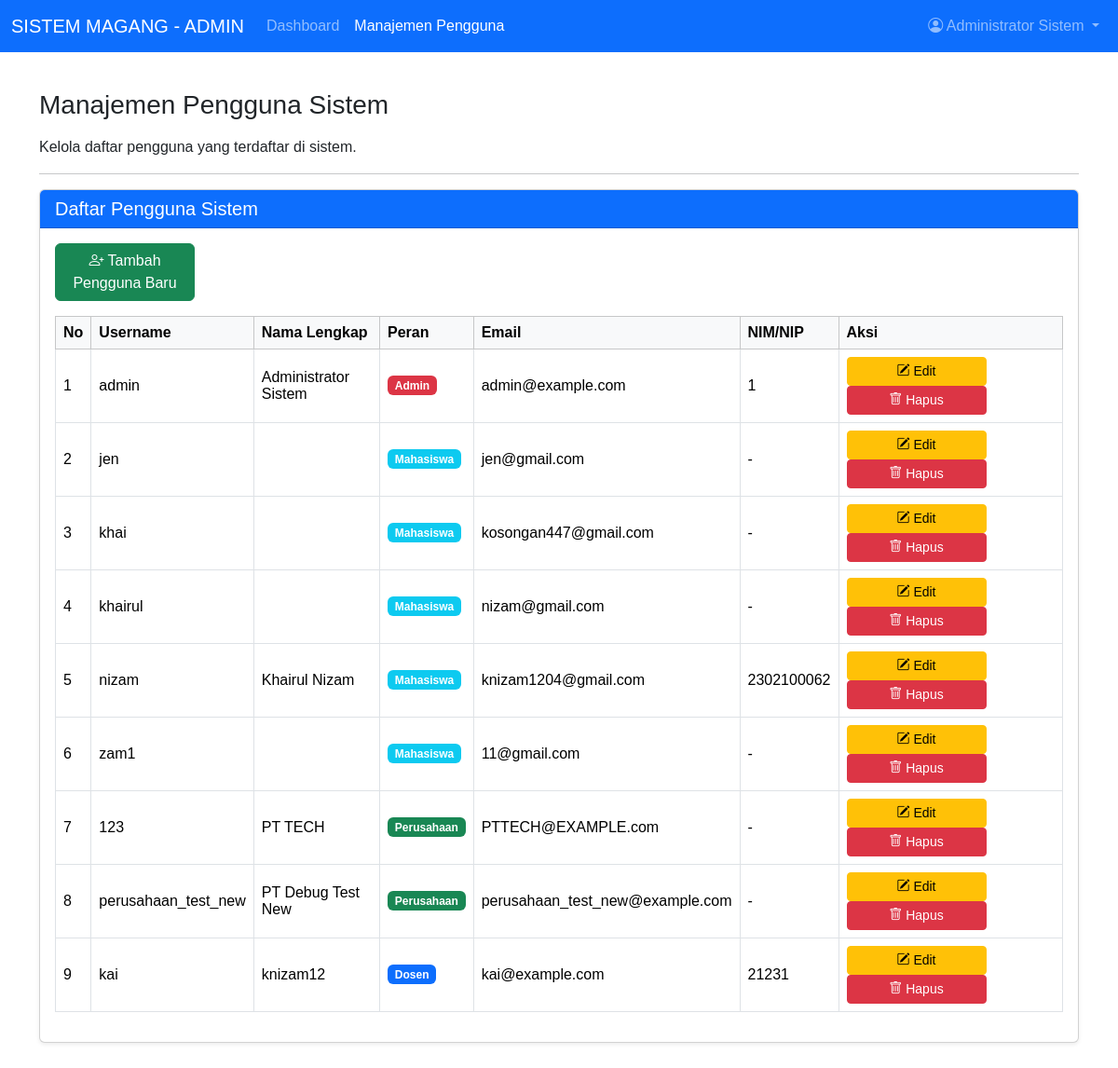
The app's page /admin/manage-user.php (signed in) with its own data.
### tables this page shows
CREATE TABLE `users` (
  `id` int(11) NOT NULL,
  `username` varchar(100) NOT NULL,
  `password` varchar(255) NOT NULL,
  `email` varchar(255) DEFAULT NULL,
  `role` enum('admin','mahasiswa','perusahaan','dosen') NOT NULL,
  `nama_lengkap` varchar(255) DEFAULT NULL,
  `nim_nip` varchar(50) DEFAULT NULL,
  `alamat` text DEFAULT NULL,
  `telepon` varchar(20) DEFAULT NULL,
  `created_at` datetime DEFAULT current_timestamp(),
  `updated_at` datetime DEFAULT current_timestamp() ON UPDATE current_timestamp()
);

### admin/manage-user.php (the view, shortened to what this page needs)
<?php
require_once __DIR__ . '/../koneksi/config.php';
$admin_nama_lengkap = $_SESSION['user']['nama_lengkap'] ?? $_SESSION['user']['username'];
?>
<!DOCTYPE html>
<html lang="en">
<head>
    <link href="https://cdn.jsdelivr.net/npm/bootstrap@5.3.3/dist/css/bootstrap.min.css" rel="stylesheet">
    <link rel="stylesheet" href="https://cdn.jsdelivr.net/npm/bootstrap-icons@1.11.3/font/bootstrap-icons.min.css">
    <link rel="stylesheet" href="../css/style.css">
</head>
<body>
    <nav class="navbar navbar-expand-lg navbar-dark bg-primary fixed-top">
        <div class="container-fluid">
            <a class="navbar-brand" href="dashboard_admin.php">SISTEM MAGANG - ADMIN</a>
            <div class="collapse navbar-collapse" id="navbarNav">
                <ul class="navbar-nav me-auto mb-2 mb-lg-0">
                    <li class="nav-item">
                        <a class="nav-link" href="dashboard_admin.php">Dashboard</a>
                    </li>
                    <li class="nav-item">
                        <a class="nav-link active" aria-current="page" href="manage-user.php">Manajemen Pengguna</a>
                    </li>
                    </ul>
                <ul class="navbar-nav ms-auto">
                    <li class="nav-item dropdown">
                        <a class="nav-link dropdown-toggle" href="#" id="navbarDropdown" role="button" data-bs-toggle="dropdown" aria-expanded="false">
                            <i class="bi bi-person-circle"></i> <?= htmlspecialchars($admin_nama_lengkap); ?>
                        </a>
                    </li>
                </ul>
            </div>
        </div>
    </nav>
    <div class="container mt-5 pt-4">
        <h3 class="mb-3">Manajemen Pengguna Sistem</h3>
        <p>Kelola daftar pengguna yang terdaftar di sistem.</p>
        <hr>
        <section id="user_management_section" class="mb-5">
            <div class="card shadow-sm mb-4">
                <div class="card-header bg-primary text-white">
                    <h5 class="mb-0">Daftar Pengguna Sistem</h5>
                </div>
                <div class="card-body">
                    <button type="button" class="btn btn-success mb-3" data-bs-toggle="modal" data-bs-target="#addUserModal">
                        <i class="bi bi-person-plus"></i> Tambah Pengguna Baru
                    </button>
                    <div class="table-responsive">
                        <table class="table table-bordered table-hover align-middle">
                            <thead class="table-light">
                                <tr>
                                    <th scope="col">No</th>
                                    <th scope="col">Username</th>
                                    <th scope="col">Nama Lengkap</th>
                                    <th scope="col">Peran</th>
                                    <th scope="col">Email</th>
                                    <th scope="col">NIM/NIP</th>
                                    <th scope="col">Aksi</th>
                                </tr>
                            </thead>
                            <tbody>
                                <?php
                                $no_user = 1;
                                $query_users = "SELECT id, username, nama_lengkap, role, email, nim_nip FROM users ORDER BY role, username ASC";
                                $result_users = mysqli_query($conn, $query_users);
                                if ($result_users === false) {
                                    echo '<tr><td colspan="7" class="text-center text-danger">Error mengambil data pengguna: ' . mysqli_error($conn) . '</td></tr>';
                                } else if (mysqli_num_rows($result_users) > 0) {
                                    while ($user = mysqli_fetch_assoc($result_users)) {
                                ?>
                                        <tr>
                                            <td><?= $no_user++; ?></td>
                                            <td><?= htmlspecialchars($user['username']); ?></td>
                                            <td><?= htmlspecialchars($user['nama_lengkap']); ?></td>
                                            <td>
                                                <?php
                                                $badge_class = '';
                                                switch ($user['role']) {
                                                    case 'admin': $badge_class = 'bg-danger'; break;
                                                    case 'mahasiswa': $badge_class = 'bg-info'; break;
                                                    case 'perusahaan': $badge_class = 'bg-success'; break;
                                                    case 'dosen': $badge_class = 'bg-primary'; break;
                                                }
                                                ?>
                                                <span class="badge <?= $badge_class; ?>"><?= htmlspecialchars(ucfirst($user['role'])); ?></span>
                                            </td>
                                            <td><?= htmlspecialchars($user['email']); ?></td>
                                            <td><?= htmlspecialchars($user['nim_nip'] ?: '-'); ?></td>
                                            <td>
                                                <button type="button" class="btn btn-sm btn-warning me-1" data-bs-toggle="modal" data-bs-target="#editUserModal"
                                                    data-id="<?= $user['id'] ?>"
                                                    data-username="<?= htmlspecialchars($user['username']) ?>"
                                                    data-namalengkap="<?= htmlspecialchars($user['nama_lengkap']) ?>"
                                                    data-role="<?= htmlspecialchars($user['role']) ?>"
                                                    data-email="<?= htmlspecialchars($user['email']) ?>"
                                                    data-nimnip="<?= htmlspecialchars($user['nim_nip']) ?>">
                                                    <i class="bi bi-pencil-square"></i> Edit
                                                </button>
                                                <form action="manage-user.php" method="POST" class="d-inline">
                                                    <button type="submit" name="delete_user" class="btn btn-sm btn-danger" onclick="return confirm('Yakin ingin menghapus pengguna ini? Ini akan menghapus data terkait lainnya!');">
                                                        <i class="bi bi-trash"></i> Hapus
                                                    </button>
                                                </form>
                                            </td>
                                        </tr>
                                <?php
                                    }
                                } else {
                                    echo '<tr><td colspan="7" class="text-center">Belum ada pengguna terdaftar.</td></tr>';
                                }
                                ?>
                            </tbody>
                        </table>
                    </div>
                </div>
            </div>
        </section>
        </div>
</body>
</html>

### style.css (style rules this page uses)
body { font-family: Arial, sans-serif; margin: 0; padding: 0; }
button { padding: 20px; width: 150px; font-size: 18px; cursor: pointer; }

### records on screen
users: username "admin", nama_lengkap "Administrator Sistem", role "Admin", email "admin@example.com", nim_nip "1"
users: username "jen", role "Mahasiswa", email "jen@gmail.com", nim_nip "-"
users: username "khai", role "Mahasiswa", email "kosongan447@gmail.com", nim_nip "-"
users: username "khairul", role "Mahasiswa", email "nizam@gmail.com", nim_nip "-"
users: username "nizam", nama_lengkap "Khairul Nizam", role "Mahasiswa", email "knizam1204@gmail.com", nim_nip "2302100062"
users: username "zam1", role "Mahasiswa", email "11@gmail.com", nim_nip "-"
users: username "123", nama_lengkap "PT TECH", role "Perusahaan", email "PTTECH@EXAMPLE.com", nim_nip "-"
users: username "perusahaan_test_new", nama_lengkap "PT Debug Test New", role "Perusahaan", email "perusahaan_test_new@example.com", nim_nip "-"
users: username "kai", nama_lengkap "knizam12", role "Dosen", email "kai@example.com", nim_nip "21231"

### other values on screen
$admin_nama_lengkap "Administrator Sistem"
